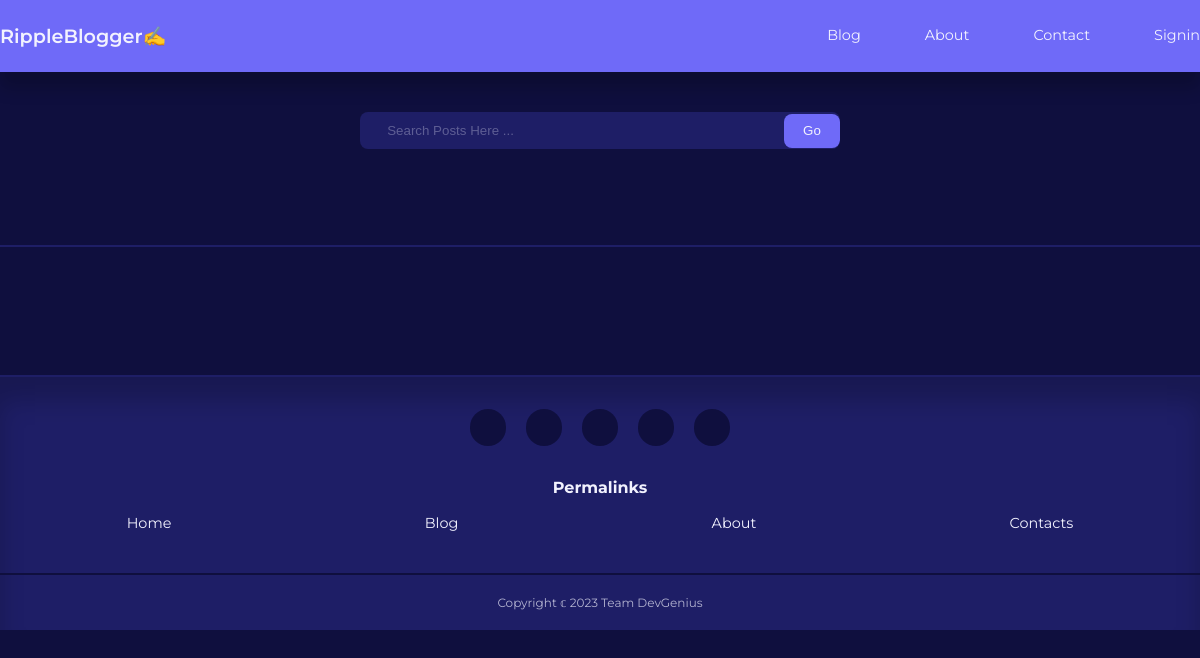
The page /blog.php on the database as committed earlier.
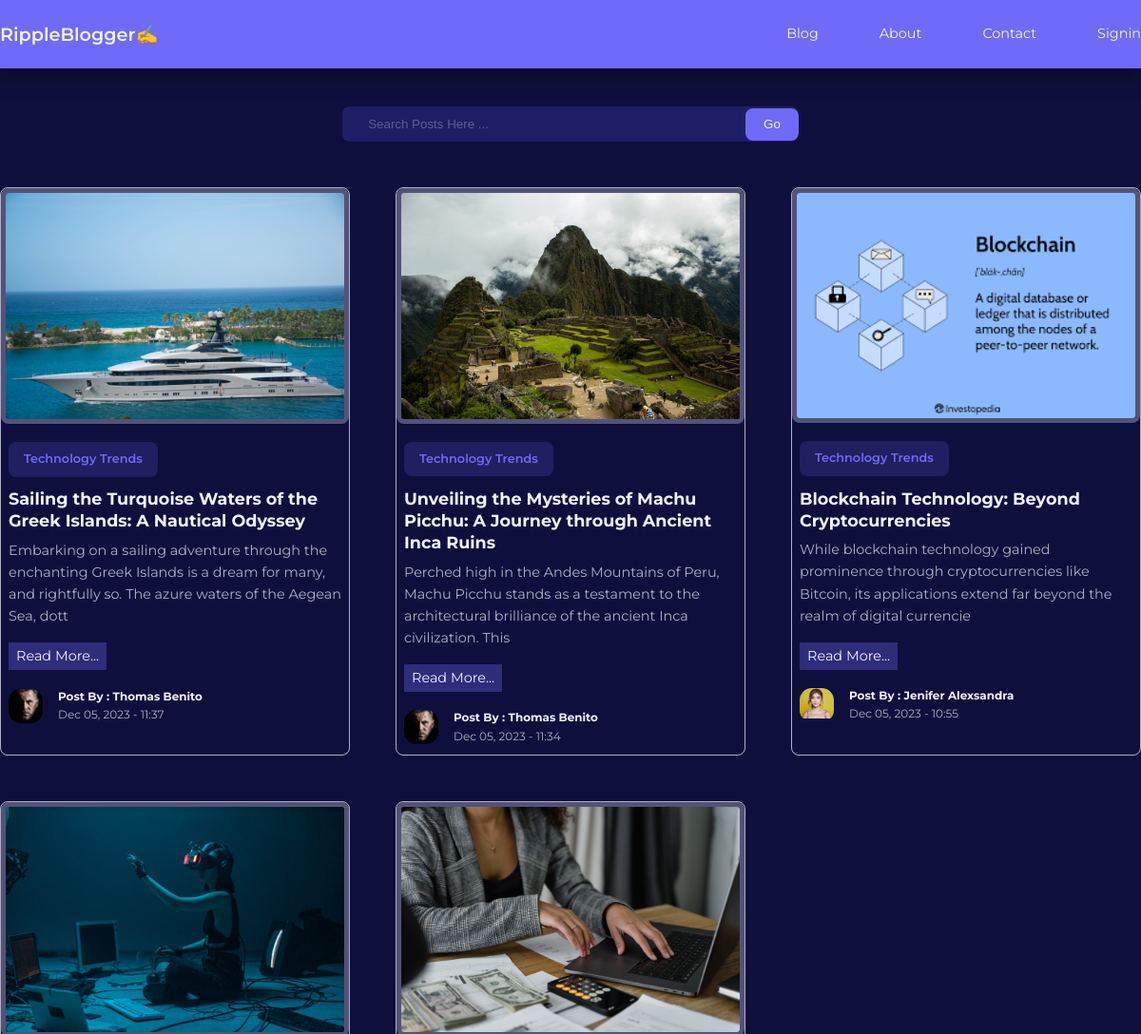
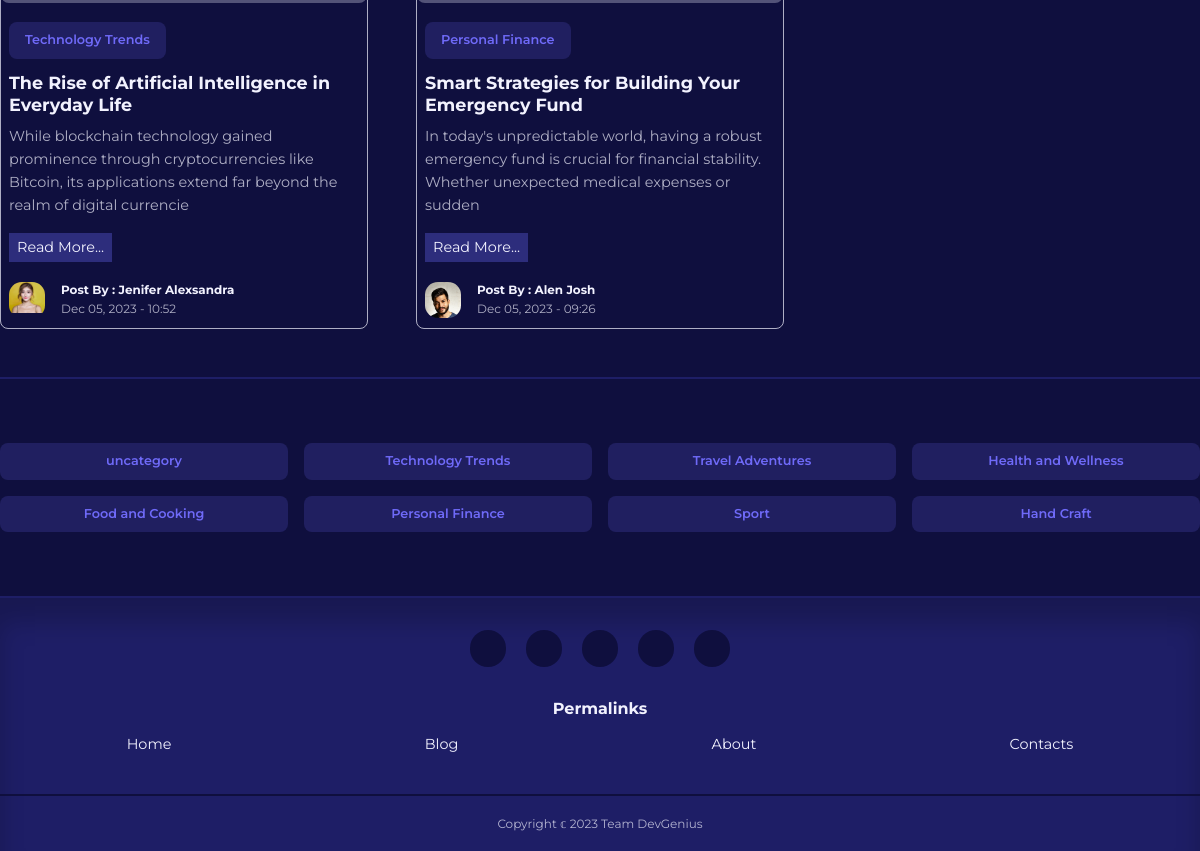
The same page on the database as committed later (2 pictures, top to bottom).
### tables this page shows
CREATE TABLE `posts` (
  `id` int(11) UNSIGNED NOT NULL,
  `title` varchar(255) NOT NULL,
  `body` text NOT NULL,
  `thumbnail` varchar(255) NOT NULL,
  `date_time` timestamp NOT NULL DEFAULT current_timestamp(),
  `category_id` int(11) UNSIGNED DEFAULT NULL,
  `author_id` int(11) UNSIGNED NOT NULL,
  `is_featured` tinyint(1) NOT NULL,
  `comments_count` int(11) DEFAULT 0
);

CREATE TABLE `categories` (
  `id` int(11) UNSIGNED NOT NULL,
  `title` varchar(255) NOT NULL,
  `description` text NOT NULL
);

CREATE TABLE `users` (
  `id` int(11) UNSIGNED NOT NULL,
  `firstname` varchar(50) NOT NULL,
  `lastname` varchar(50) NOT NULL,
  `username` varchar(50) NOT NULL,
  `email` varchar(100) NOT NULL,
  `password` varchar(255) NOT NULL,
  `avatar` varchar(255) NOT NULL,
  `is_admin` tinyint(1) NOT NULL
);

### blog.php (the view, shortened to what this page needs)
<?php
include 'partials/header.php';
$query = "SELECT * FROM posts ORDER BY date_time DESC";
$posts = mysqli_query($connection, $query);
?>
<section class="search_bar">
    <form class="container search_bar_container" action="<?= ROOT_URL ?>search.php" method="GET">
        <div class="">
            <input type="search" name="search" placeholder="Search Posts Here ...">
        </div>
        <button type="submit" name="submit" class="btn">Go</button>
    </form>
</section>
<section class="posts">
    <div class="container posts_container">
        <?php while ($post = mysqli_fetch_assoc($posts)) : ?>
            <article class="post">
                <div class="post_thumbnail">
                    <img src="./images/<?= $post['thumbnail'] ?>" alt="blog">
                </div>
                <div class="post_info">
                    <?php
                    $category_id = $post['category_id'];
                    $category_query = "SELECT * FROM categories WHERE id=$category_id";
                    $category_result = mysqli_query($connection, $category_query);
                    $category = mysqli_fetch_assoc($category_result);
                    ?>
                    <a href="<?= ROOT_URL ?>category-post.php?id=<?= $category['id'] ?>" class="category_button"><?= $category['title'] ?></a>
                    <h3 class="post_title">
                        <a href="<?= ROOT_URL ?>post.php?id=<?= $post['id'] ?>">
                            <?= $post['title'] ?>
                        </a>
                    </h3>
                    <p class="post_body">
                        <?= substr($post['body'], 0, 150) ?>
                        <br />
                        <a href="<?= ROOT_URL ?>post.php?id=<?= $post['id'] ?>">
                            <span class="read-more">Read More...</span>
                        </a>
                    </p>
                    <div class="post_author">
                        <?php
                        $author_id = $post['author_id'];
                        $author_query = "SELECT * FROM users WHERE id=$author_id";
                        $author_result = mysqli_query($connection, $author_query);
                        $author = mysqli_fetch_assoc($author_result);
                        ?>
                        <div class="post_author_avatar">
                            <img src="./images/<?= $author['avatar'] ?>" alt="avatar">
                        </div>
                        <div class="post_author_info">
                            <h5>Post By : <?= "{$author['firstname']} {$author['lastname']}" ?></h5>
                            <small>
                                <?= date("M d, Y - H:i", strtotime($post['date_time'])) ?>
                            </small>
                        </div>
                    </div>
                </div>
            </article>
        <?php endwhile ?>
    </div>
</section>
<section class="category_buttons">
    <div class="container category_buttons_container">
        <?php
        $all_categories_query = "SELECT * FROM categories";
        $all_categories = mysqli_query($connection, $all_categories_query);
        ?>
        <?php while ($category = mysqli_fetch_assoc($all_categories)) : ?>
            <a href="<?= ROOT_URL ?>category-post.php?id=<?= $category['id'] ?>" class="category_button"><?= $category['title'] ?></a>
        <?php endwhile ?>
    </div>
</section>
<?php
include "partials/footer.php"
?>

Rows that differ between the two databases and show on the page:
added posts: thumbnail (picture), category.title "Technology Trends", title "Sailing the Turquoise Waters of the Greek Islands: A Nautical Odyssey", body "Embarking on a sailing adventure through the enchanting Greek Islands is a dream for many, and rightfully so. The azure waters of the Aegean Sea, dott", author.avatar (picture), author.firstname "Thomas", author.lastname "Benito", date_time "Dec 05, 2023 - 11:37"
added posts: thumbnail (picture), category.title "Technology Trends", title "Unveiling the Mysteries of Machu Picchu: A Journey through Ancient Inca Ruins", body "Perched high in the Andes Mountains of Peru, Machu Picchu stands as a testament to the architectural brilliance of the ancient Inca civilization. This", author.avatar (picture), author.firstname "Thomas", author.lastname "Benito", date_time "Dec 05, 2023 - 11:34"
added posts: thumbnail (picture), category.title "Technology Trends", title "Blockchain Technology: Beyond Cryptocurrencies", body "While blockchain technology gained prominence through cryptocurrencies like Bitcoin, its applications extend far beyond the realm of digital currencie", author.avatar (picture), author.firstname "Jenifer", author.lastname "Alexsandra", date_time "Dec 05, 2023 - 10:55"
added posts: thumbnail (picture), category.title "Technology Trends", title "The Rise of Artificial Intelligence in Everyday Life", body "While blockchain technology gained prominence through cryptocurrencies like Bitcoin, its applications extend far beyond the realm of digital currencie", author.avatar (picture), author.firstname "Jenifer", author.lastname "Alexsandra", date_time "Dec 05, 2023 - 10:52"
added posts: thumbnail (picture), category.title "Personal Finance", title "Smart Strategies for Building Your Emergency Fund", body "In today's unpredictable world, having a robust emergency fund is crucial for financial stability. Whether unexpected medical expenses or sudden", author.avatar (picture), author.firstname "Alen", author.lastname "Josh", date_time "Dec 05, 2023 - 09:26"
added categories: title "uncategory"
added categories: title "Technology Trends"
added categories: title "Travel Adventures"
added categories: title "Health and Wellness"
added categories: title "Food and Cooking"
added categories: title "Personal Finance"
added categories: title "Sport"
added categories: title "Hand Craft"
